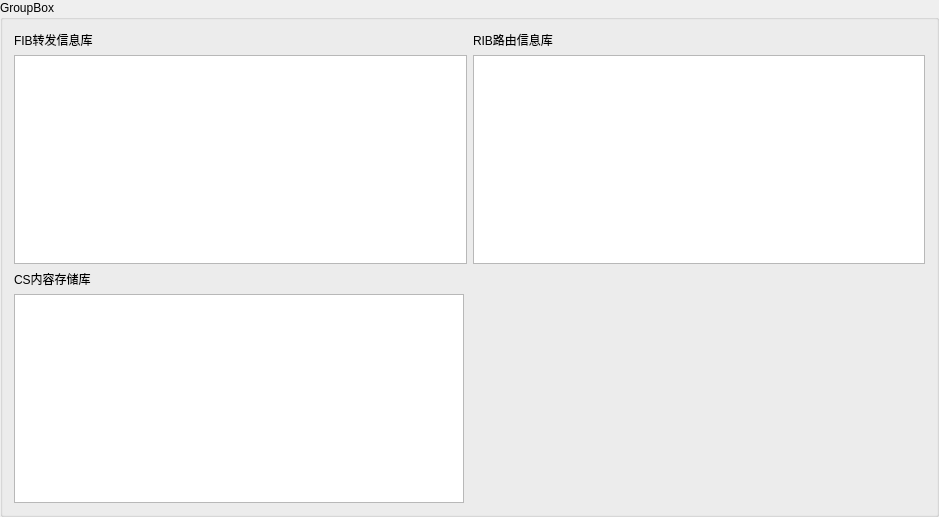
<?xml version="1.0" encoding="UTF-8"?>
<ui version="4.0">
 <class>NodeStatus</class>
 <widget class="QGroupBox" name="NodeStatus">
  <property name="geometry">
   <rect>
    <x>0</x>
    <y>0</y>
    <width>939</width>
    <height>517</height>
   </rect>
  </property>
  <property name="windowTitle">
   <string>GroupBox</string>
  </property>
  <property name="title">
   <string>GroupBox</string>
  </property>
  <layout class="QVBoxLayout" name="verticalLayout">
   <item>
    <layout class="QHBoxLayout" name="horizontalLayout_2">
     <item>
      <widget class="QLabel" name="label">
       <property name="text">
        <string>FIB转发信息库</string>
       </property>
      </widget>
     </item>
     <item>
      <widget class="QLabel" name="label_2">
       <property name="text">
        <string>RIB路由信息库</string>
       </property>
      </widget>
     </item>
    </layout>
   </item>
   <item>
    <layout class="QHBoxLayout" name="horizontalLayout">
     <item>
      <widget class="QTableView" name="FIBTable">
       <property name="maximumSize">
        <size>
         <width>480</width>
         <height>16777215</height>
        </size>
       </property>
       <attribute name="horizontalHeaderDefaultSectionSize">
        <number>100</number>
       </attribute>
      </widget>
     </item>
     <item>
      <widget class="QTableView" name="RIBTable">
       <attribute name="horizontalHeaderDefaultSectionSize">
        <number>100</number>
       </attribute>
      </widget>
     </item>
    </layout>
   </item>
   <item>
    <widget class="QLabel" name="label_3">
     <property name="text">
      <string>CS内容存储库</string>
     </property>
    </widget>
   </item>
   <item>
    <layout class="QHBoxLayout" name="horizontalLayout_3">
     <item>
      <widget class="QTableView" name="CSInfor">
       <property name="maximumSize">
        <size>
         <width>450</width>
         <height>16777215</height>
        </size>
       </property>
       <attribute name="horizontalHeaderDefaultSectionSize">
        <number>100</number>
       </attribute>
      </widget>
     </item>
     <item>
      <spacer name="horizontalSpacer">
       <property name="orientation">
        <enum>Qt::Horizontal</enum>
       </property>
       <property name="sizeHint" stdset="0">
        <size>
         <width>40</width>
         <height>20</height>
        </size>
       </property>
      </spacer>
     </item>
    </layout>
   </item>
  </layout>
 </widget>
 <resources/>
 <connections/>
</ui>
